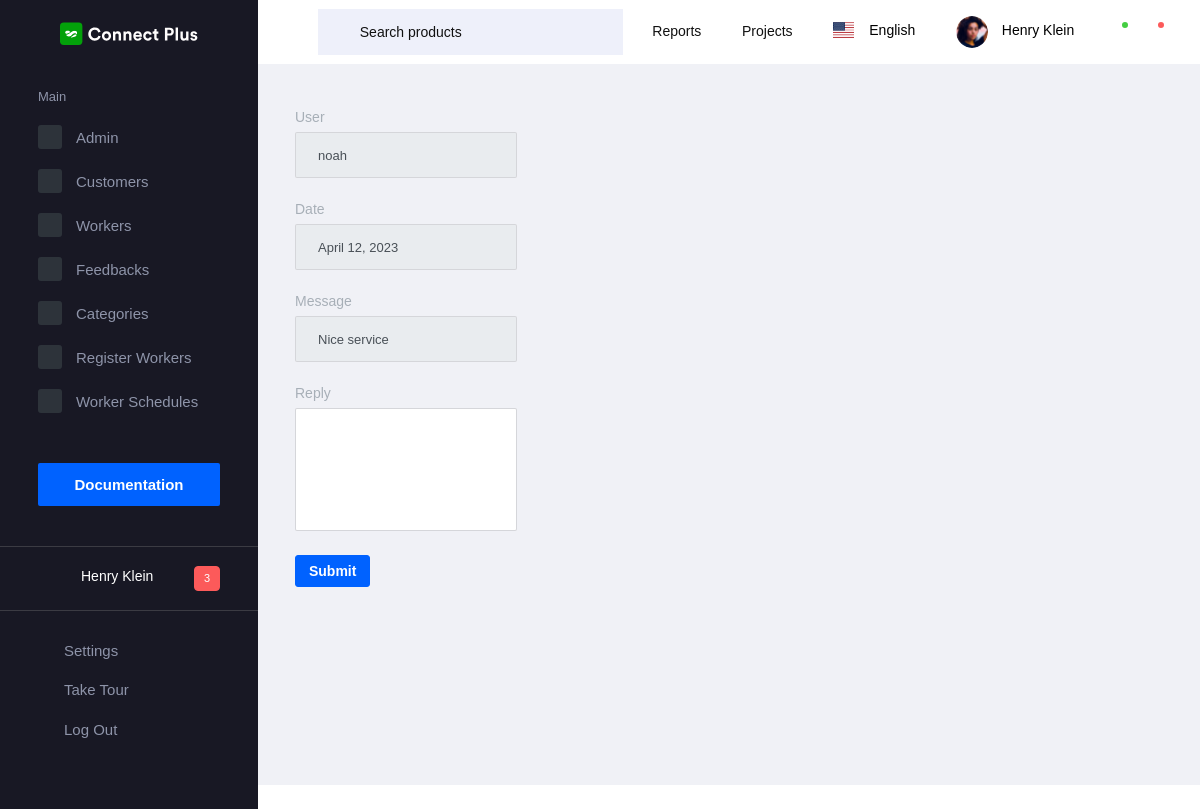
/reply_feedback/1/, run on the app's committed database.
### app/models.py (models this page shows)
class Feedback(models.Model):
    user = models.ForeignKey(Login, on_delete=models.DO_NOTHING)
    date = models.DateField(auto_now=True)
    message = models.CharField(max_length=150)
    reply = models.CharField(max_length=150, null=True, blank=True)

class Login(AbstractUser):
    is_worker = models.BooleanField(default=False)
    is_customer = models.BooleanField(default=False)
    name = models.CharField(max_length=42, null=True)
    phone = models.CharField(max_length=15, null=True)
    profile_pic = models.FileField(upload_to='documents/', null=True)
    status = models.IntegerField(default=0, null=True)
    category = models.ForeignKey(WorkerCategory, on_delete=models.CASCADE, null=True)
    gender = models.CharField(max_length=10)
    address = models.TextField(max_length=150)

### app/admin_views.py (the view)
# urls.py: path('reply_feedback/<int:id>/', admin_views.reply_feedback, name="reply_feedback"),
def reply_feedback(request, id):
    feedback = Feedback.objects.get(id=id)
    if request.method == 'POST':
        r = request.POST.get('reply')
        feedback.reply = r
        feedback.save()
        messages.info(request, 'Reply send')
        return redirect('feedbacks')
    return render(request, 'admin/reply_feedback.html', {'feedback': feedback})

### templates/admin/reply_feedback.html (shortened to what this page needs)
{% extends "admin/base_admin.html" %}
{%load crispy_forms_tags %}
{% block content %}
<form method="post">
    <div class="form-group">
        <label class="form-control-label">User</label>
        <input required class="form-control" readonly value="{{feedback.user}}">
    </div>
    <div class="form-group">
        <label class="form-control-label">Date</label>
        <input required class="form-control" readonly value="{{feedback.date}}">
    </div>
    <div class="form-group">
        <label class="form-control-label">Message</label>
        <input required class="form-control" readonly value="{{feedback.message}}">
    </div>
    <div class="form-group">
        <label class="form-control-label">Reply</label>
        <textarea cols="5" rows="7" class="form-control" name="reply"></textarea>
    </div>
    <div class="form-actions form-group">
        <button type="submit" class="btn btn-primary btn-sm">Submit</button>
    </div>
</form>
{% endblock %}

### data on the page
Feedback: user "noah", date "April 12, 2023", message "Nice service"
